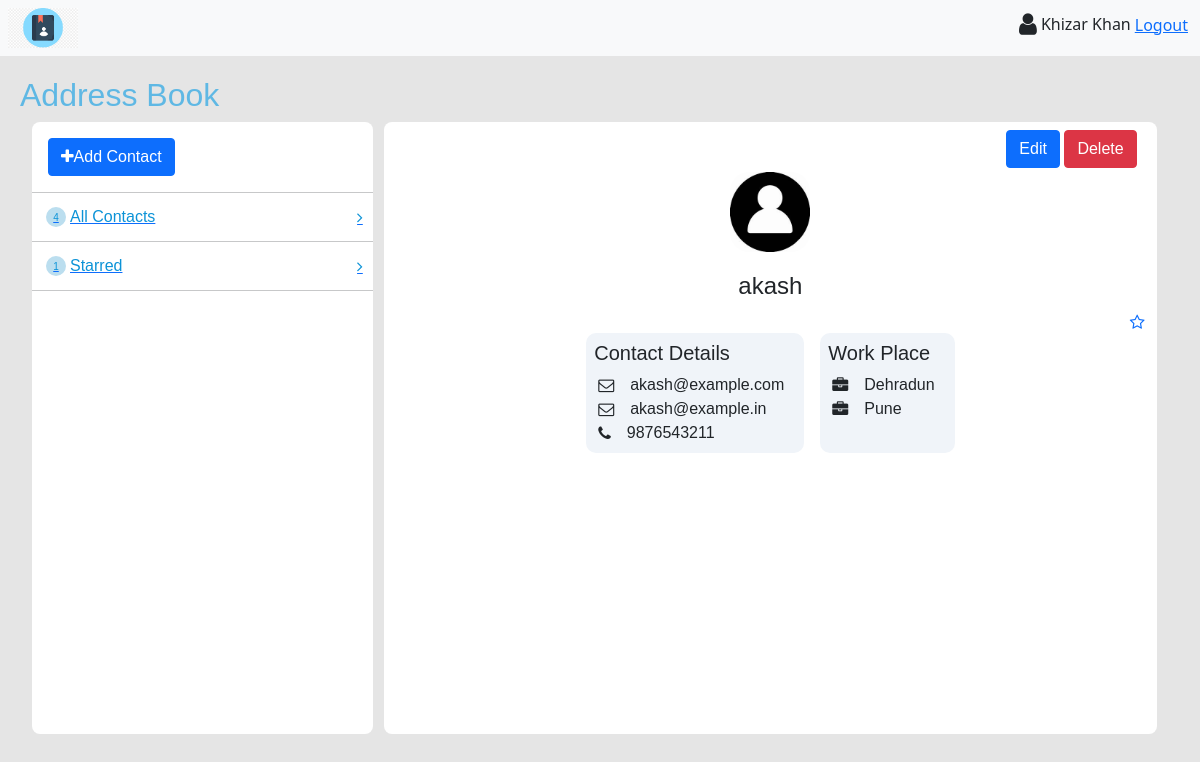
The page /contacts/4/profile/ (signed in) on the database as committed earlier.
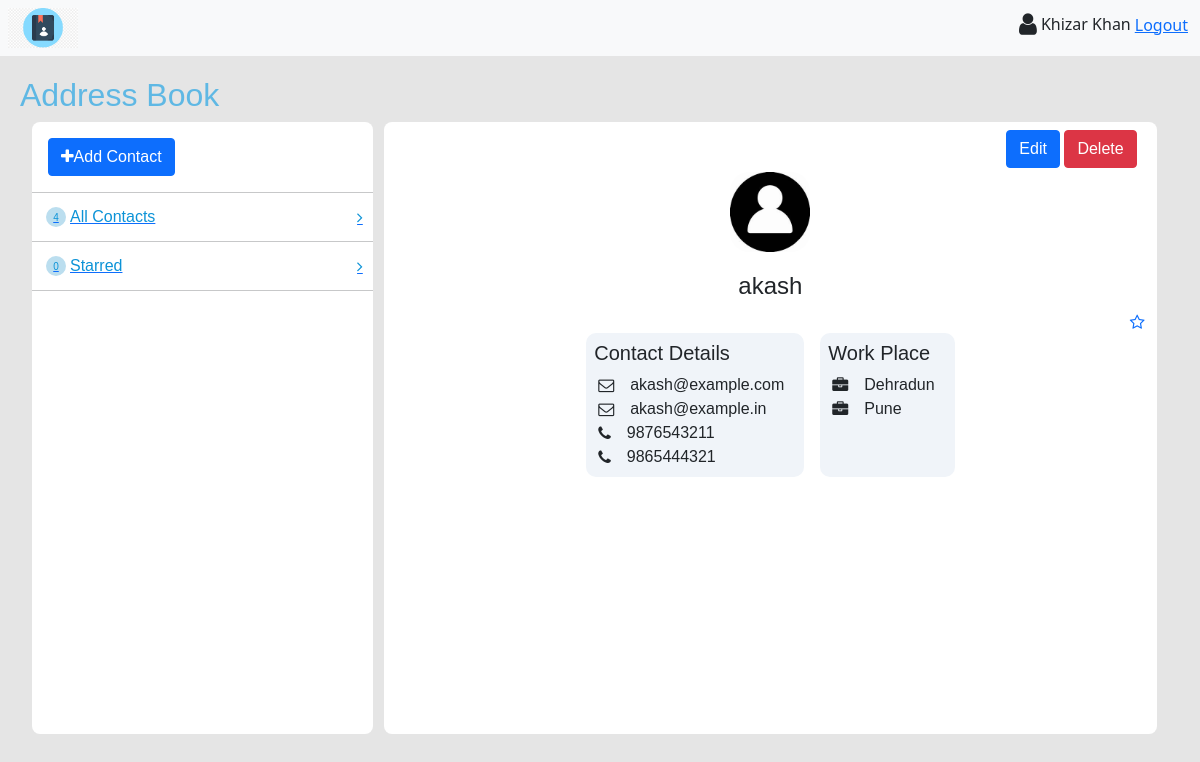
The same page on the database as committed later.
### book/models.py (models this page shows, shortened)
class Contact(models.Model):
    name = models.CharField(max_length=50)
    email = models.EmailField(blank=True)
    phone_no = models.CharField(max_length=100)
    address = models.CharField(max_length=200, blank=True)
    image = models.ImageField(upload_to="contacts", blank=True)
    starred = models.BooleanField(default=False)
    user = models.ForeignKey(User, on_delete=models.CASCADE)
    @property
    def email_list(self):
        return self.email.split(",")
    @property
    def phone_no_list(self):
        return self.phone_no.split(",")
    @property
    def address_list(self):
        return self.address.split(",")

### book/views.py (the view)
@method_decorator(login_required(login_url="login"), name="dispatch")
class ContactDetail(DetailView):
    model = Contact
    context_object_name = "contact"
    template_name = "information.html"
    def get_context_data(self, **kwargs):
        context = super().get_context_data(**kwargs)
        context["total_contacts"] = len(
            list(Contact.objects.filter(user=self.request.user))
        )
        context["total_starred"] = len(
            list(Contact.objects.filter(user=self.request.user, starred=True))
        )
        return context

### book/templates/information.html (shortened to what this page needs)
{% extends 'base2.html' %}
{% block app_content %}
<div class="container-fluid" id="contactcard">
    <div class="position-relative">
        <div class="position-absolute top-0 end-0 m-2">
            <button type="button" class="btn btn-primary" data-bs-toggle="modal" data-bs-target="#exampleModal1">
                Edit
            </button>
            <a href="{% url 'contact-delete' contact.pk %}" class="btn btn-danger">Delete</a>
        </div>
    </div>
    {% if contact.image %}
        <img src="{{contact.image.url}}" alt="" id="profile-img">
    {% else %}
        <img src="/static/images/contact.jpeg" alt="" id="profile-img">
    {% endif %}
    <h4 class="text-center">{{contact.name}}</h4>
    <div class="position-relative">
        <a href="{% url 'mark-star' contact.pk %}" class="position-absolute end-0">
            {% if contact.starred %}
                <i class="fa fa-star-o" aria-hidden="true" style="color: yellow;"></i>
            {% else %}
                <i class="fa fa-star-o" aria-hidden="true"></i>
            {% endif %}
        </a>
    </div>
    <div class="d-flex justify-content-center mt-4">
        <div class="custom-card m-2 p-2">
            <h5>Contact Details</h5>
            {% for email in contact.email_list %}
                <div class="d-flex">
                    <i class="fa fa-envelope-o m-1" aria-hidden="true"></i>
                    <p class="container-fluid m-0">{{email}}</p>
                </div>
            {% endfor %}
            {% for phone in contact.phone_no_list %}
                <div class="d-flex">
                    <i class="fa fa-phone m-1" aria-hidden="true"></i>
                    <p class="container-fluid m-0">{{phone}}</p>
                </div>
            {% endfor %}
        </div>
        <div class="custom-card m-2 p-2">
            <h5>Work Place</h5>
            {% for address in contact.address_list %}
                <div class="d-flex">
                    <i class="fa fa-briefcase m-1" aria-hidden="true"></i>
                    <p class="container-fluid m-0">{{address}}</p>
                </div>
            {% endfor %}
        </div>
    </div>
</div>
{% endblock %}

### book/templates/base2.html (shortened to what this page needs)
{% extends 'base.html' %}
{% block content2 %}
<section id="mainbody">
    <h2>Address Book</h2>
    <div class="container-fluid d-flex justify-content-between" style="height: 90%;">
        <div id="menucard" class="menucard">
            <button type="button" class="btn btn-primary m-3" data-bs-toggle="modal" data-bs-target="#exampleModal2">
                <i class="fa fa-plus" aria-hidden="true"></i>Add Contact
            </button>
            <hr class="m-0 p-0">
            <a href="{% url 'all-contacts' %}">
                <div class="d-flex justify-content-between align-items-center category">
                    <div class="d-flex align-items-center">
                        <button class="circle m-1">{{total_contacts}}</button>
                        <p class="m-0">All Contacts</p>
                    </div>
                    <i class="fa fa-angle-right" aria-hidden="true"></i>
                </div>
            </a>
            <hr class="m-0 p-0">
            <a href="{% url 'starred' %}">
                <div class="d-flex justify-content-between align-items-center category" href="{% url 'starred' %}">
                    <div class="d-flex align-items-center">
                        <button class="circle m-1">{{total_starred}}</button>
                        <p class="m-0">Starred</p>
                    </div>
                    <i class="fa fa-angle-right" aria-hidden="true"></i>
                </div>
            </a>
            <hr class="m-0 p-0">
        </div>
        {% block app_content %}{% endblock %}
    </div>
</section>
{% endblock %}

### book/templates/base.html (shortened to what this page needs)
{% extends 'core.html' %}
{% block content %}
<section class="container-fluid d-flex bg-light justify-content-between p-2">
    <img src="/static/images/logo.jpg" alt="" id="logo-img">
    <div id="navtab">
        <div class="d-inline-flex align-items-center">
            <i class="fa fa-user m-1 font-25" aria-hidden="true"></i>
            {% if request.user.is_authenticated %}
                <h6 class="m-0">{{request.user.get_full_name}}</h6>
                <a href="{% url 'logout' %}" class="m-1">Logout</a>
            {% else %}
                <a href="{% url 'login' %}" class="m-1">Login</a>
                <a href="{% url 'signup' %}" class="m-1">Sign Up</a>
            {% endif %}
        </div>
    </div>
</section>
{% block content2 %}{% endblock %}
{% endblock %}

### book/templates/core.html (shortened to what this page needs)
<!doctype html>
<html lang="en" class="h-100">
  <head>
    <link href="https://cdn.jsdelivr.net/npm/bootstrap@5.0.2/dist/css/bootstrap.min.css" rel="stylesheet">
    <link rel="stylesheet" href="https://cdnjs.cloudflare.com/ajax/libs/font-awesome/4.7.0/css/font-awesome.min.css">
    <link rel="stylesheet" href="/static/css/styles.css">
  </head>
  <body class="h-100">
    {% block content %}{% endblock %}
  </body>
</html>

### static/css/styles.css (style rules this page uses)
* { margin: 0px; padding: 0px; }
:root { --bg-color: rgb(187, 222, 239); --color: rgb(12, 147, 215); }
body { background-color: #e5e5e5; }
.font-25 { font-size: 25px; }
#logo-img { height: 40px; width: 70px; background-repeat: no-repeat; background-color: transparent; }
#mainbody { padding: 20px; font-family: 'Gill Sans', 'Gill Sans MT', Calibri, 'Trebuchet MS', sans-serif; height: 90%; }
#mainbody h2 { color: rgb(95, 184, 228); }
#menucard { width: 30%; background-color: white; border-radius: 8px; }
.circle { width: 20px; height: 20px; border-radius: 100%; font-size: 10px; background-color: var(--bg-color); color: var(--color); border: none; }
.category { padding: 10px; }
.category div p { color: var(--color); }
.category i { color: var(--color); }
#contactcard { width: 68%; background-color: white; border-radius: 8px; }
#contactcard h4 { margin: 10px; }
#profile-img { display: block; height: 80px; width: 80px; margin: auto; margin-top: 50px; margin-bottom: 20px; border-radius: 20px; }
.custom-card { background-color: #f0f4f9; border-radius: 10px; }

Rows that differ between the two databases and show on the page:
changed Contact "akash": phone_no "9876543211" → "9876543211,9865444321" (drawn)
Other text that changed with them:
{{ total_starred }}: "1" → "0"
new list line: "9876543211"
new list line: "9865444321"
list line gone: "9876543211"
